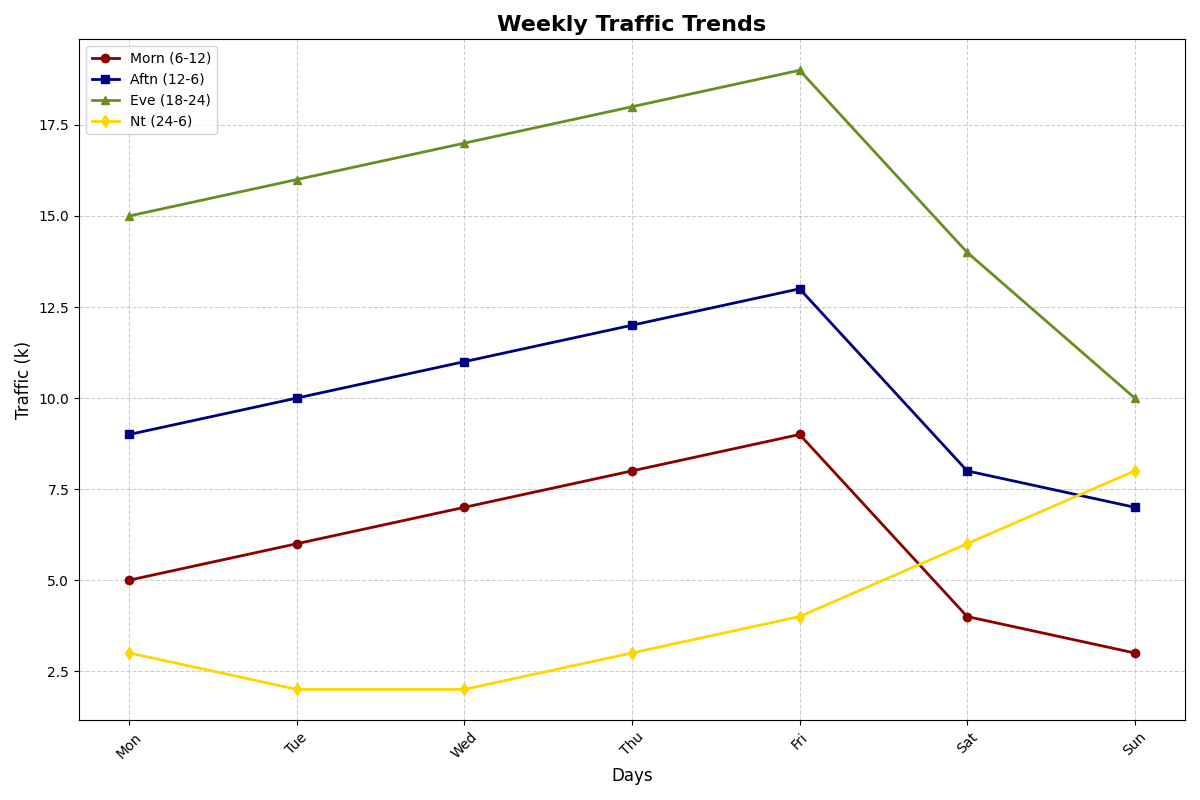

This figure's Python source:
import numpy as np
import matplotlib.pyplot as plt

days = ['Mon', 'Tue', 'Wed', 'Thu', 'Fri', 'Sat', 'Sun']

morning_traffic = [5, 6, 7, 8, 9, 4, 3]
afternoon_traffic = [9, 10, 11, 12, 13, 8, 7]
evening_traffic = [15, 16, 17, 18, 19, 14, 10]
night_traffic = [3, 2, 2, 3, 4, 6, 8]

fig, ax = plt.subplots(figsize=(12, 8))

# Assign new colors to each dataset
ax.plot(days, morning_traffic, label="Morn (6-12)", color='darkred', marker='o', linewidth=2)
ax.plot(days, afternoon_traffic, label="Aftn (12-6)", color='navy', marker='s', linewidth=2)
ax.plot(days, evening_traffic, label="Eve (18-24)", color='olivedrab', marker='^', linewidth=2)
ax.plot(days, night_traffic, label="Nt (24-6)", color='gold', marker='d', linewidth=2)

ax.set_xlabel('Days', fontsize=12)
ax.set_ylabel('Traffic (k)', fontsize=12)
ax.set_title('Weekly Traffic Trends', fontsize=16, fontweight='bold')

ax.set_xticks(range(len(days)), days)
ax.grid(True, linestyle='--', alpha=0.6)
plt.xticks(rotation=45)
ax.legend(loc='upper left', fontsize=10)
plt.tight_layout()

plt.show()
